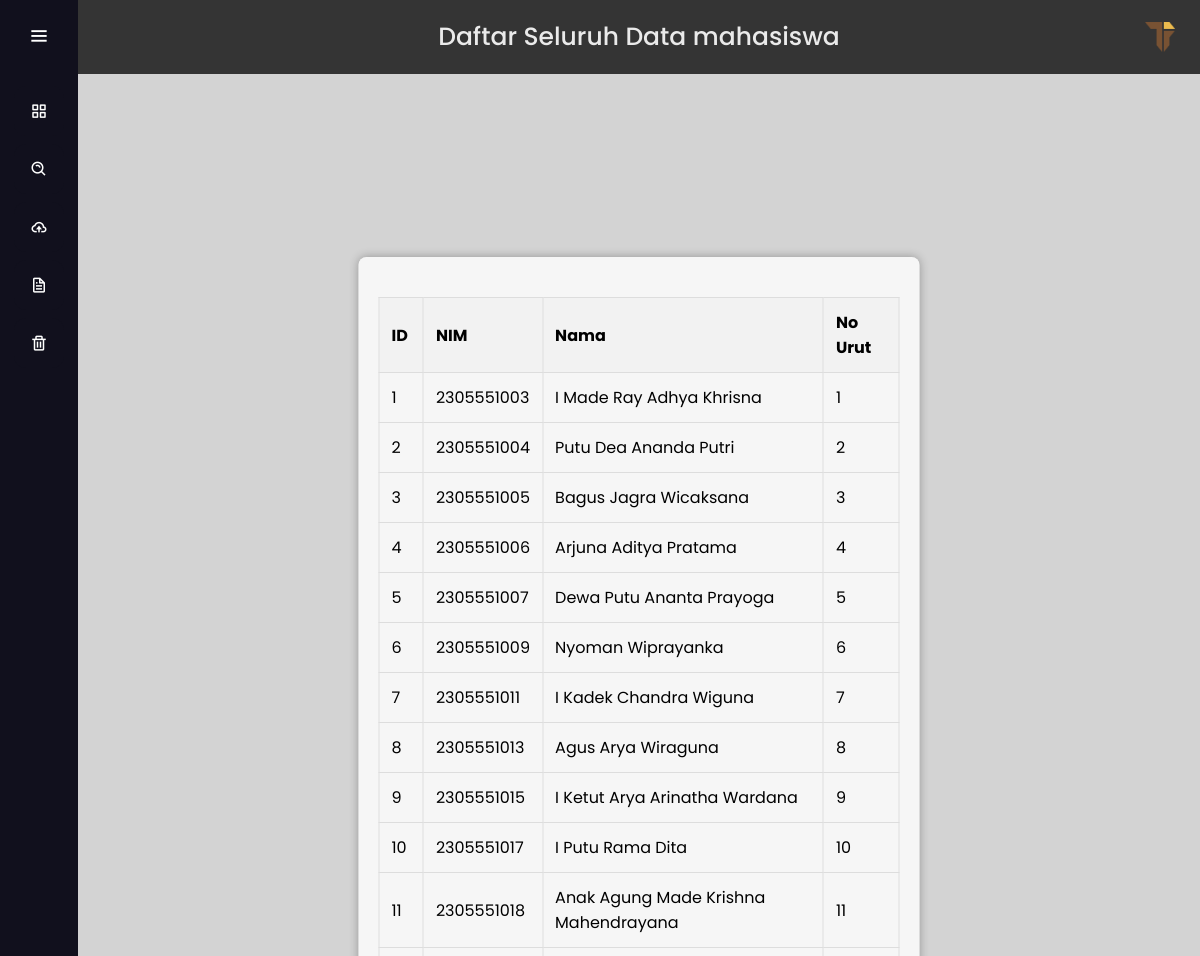
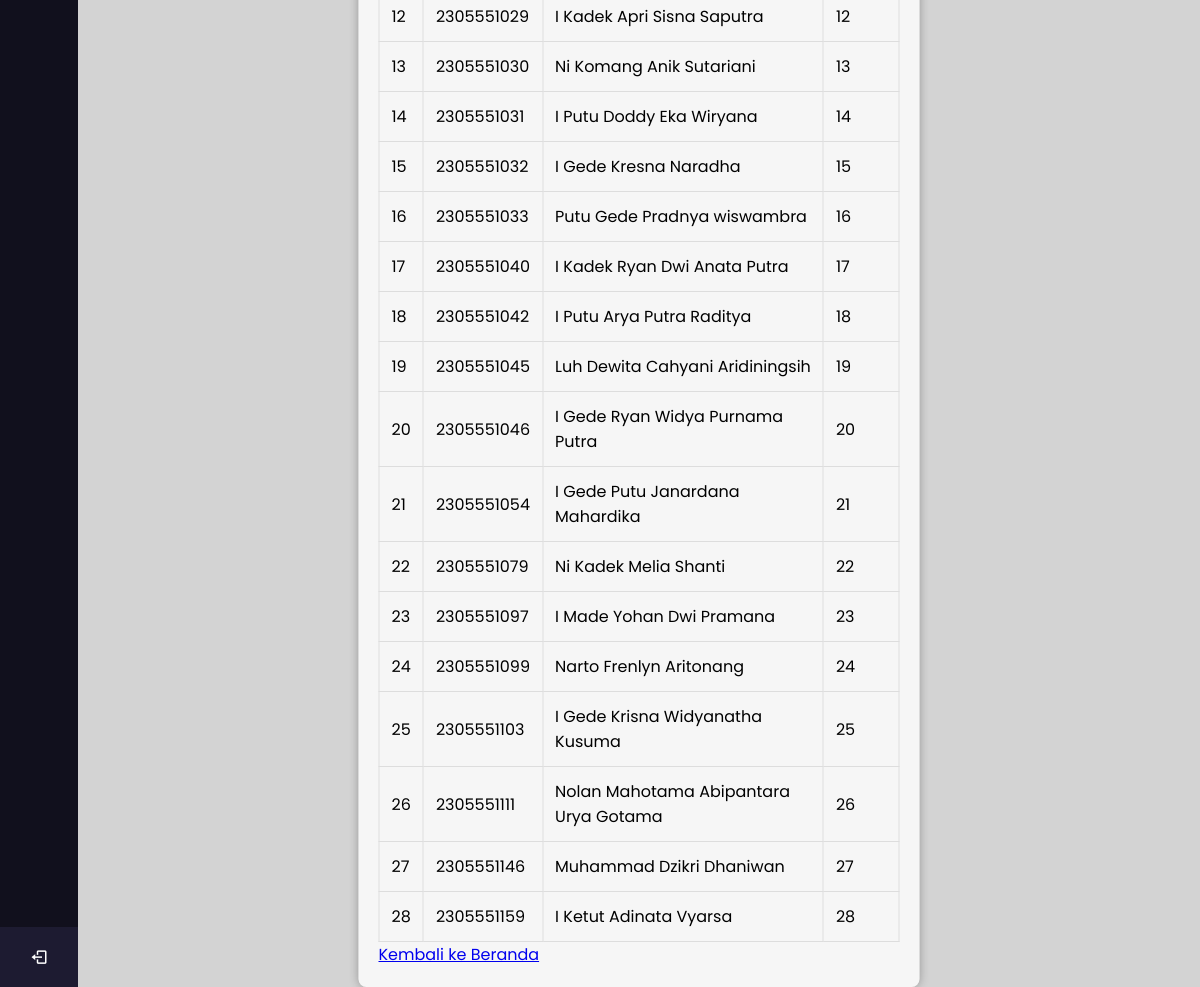
The page /files.php on the database its author committed (2 pictures, top to bottom).
### tables this page shows
CREATE TABLE datamahasiswa (
    id INT AUTO_INCREMENT PRIMARY KEY,
    nim VARCHAR(20),
    nama VARCHAR(100),
    No_urut INT
);

### files.php (the view, shortened to what this page needs)
<?php
$host = "localhost";
$user = "root";
$password = "";
$database = "dbdatamahasiswa";
$koneksi = mysqli_connect($host, $user, $password, $database);
$sql = "SELECT * FROM datamahasiswa";
$result = $koneksi->query($sql);
?>
<!DOCTYPE html>
<html lang="en" dir="ltr">
<head>
  <link rel="stylesheet" href="style.css">
  <link href='https://unpkg.com/boxicons@2.0.7/css/boxicons.min.css' rel='stylesheet'>
</head>
<body style="background-color:lightgrey">
<div class="container">
  <div class="sidebar">
    <div class="logo-details">
      <i class='bx bx-menu' id="btn"></i></img>
    </div>
    <ul class="nav-list">
      <li>
        <a href="index2.php #home-section">
          <i class='bx bx-grid-alt'></i>
        </a>
      </li>
      <li>
        <a href="index2.php #search-section">
          <i class='bx bx-search-alt'></i>
        </a>
      </li>
      <li>
        <a href="index2.php #input-section">
          <i class='bx bx-cloud-upload'></i>
        </a>
      </li>
      <li>
        <a href="index2.php #edit-section">
          <i class='bx bx-file'></i>
        </a>
      </li>
      <li>
        <a href="index2.php #delete-section">
          <i class='bx bx-trash'></i>
        </a>
      </li>
      <li class="profile">
        <div class="profile-details">
          <div class="name_job">
            <div class="name">wiragua</div>
            <div class="job">Web designer</div>
          </div>
        </div>
        <a href="index.php">
        <i class='bx bx-log-out' id="log_out"></i>
</a>
      </li>
    </ul>
  </div>
  <section id="home-section">
    <div class="home-section">
      <div class="menu-item">
        <img src="poto/pngwing.com.png" class="icon"></img>
        <div class="text">
        Daftar Seluruh Data mahasiswa
</div>
</div>
<div class="result-container" stylesheet="style.css" style="top: 1100px;">
        <?php
        if ($result->num_rows > 0) {
            echo "<table border='1'>
                    <tr>
                        <th>ID</th>
                        <th>NIM</th>
                        <th>Nama</th>
                        <th>No Urut</th>
                    </tr>";
            while ($row = $result->fetch_assoc()) {
                echo "<tr>
                        <td>" . $row["id"] . "</td>
                        <td>" . $row["nim"] . "</td>
                        <td>" . $row["nama"] . "</td>
                        <td>" . $row["No_urut"] . "</td>
                      </tr>";
            }
            echo "</table>";
        } else {
            echo "Tidak ada data mahasiswa.";
        }
        ?>
        <a href="index2.php">Kembali ke Beranda</a>
</div>
</body>
</html>

### style.css (style rules this page uses)
* { margin: 0; padding: 0; box-sizing: border-box; font-family: "Poppins" , sans-serif; }
body { overflow: hidden; }
.home-section, #search-section, #input-section, #edit-section { overflow-y: auto; }
.sidebar { position: fixed; left: 0; top: 0; height: 100%; width: 78px; background: #11101D; padding: 6px 14px; z-index: 99; transition: all 0.5s ease; }
.sidebar .logo-details { height: 60px; display: grid; align-items: center; position: relative; }
.sidebar .logo-details #btn { position: absolute; top: 50%; right: 0; transform: translateY(-50%); font-size: 22px; transition: all 0.4s ease; font-size: 23px; text-align: center; cursor: pointer; transition: all 0.5s ease; }
.sidebar i { color: #fff; height: 60px; min-width: 50px; font-size: 28px; text-align: center; line-height: 60px; }
.sidebar .nav-list { margin-top: 20px; height: 100%; }
.sidebar li { position: relative; margin: 8px 0; list-style: none; }
.sidebar li a { display: flex; height: 100%; width: 100%; border-radius: 12px; align-items: center; text-decoration: none; transition: all 0.4s ease; background: #11101D; }
.sidebar li i { height: 50px; line-height: 50px; font-size: 18px; border-radius: 12px; }
.sidebar li.profile { position: fixed; height: 60px; width: 78px; left: 0; bottom: -8px; padding: 10px 14px; background: #1d1b31; transition: all 0.5s ease; overflow: hidden; }
.sidebar li .profile-details { display: flex; align-items: center; flex-wrap: nowrap; }
.sidebar li.profile .name, .sidebar li.profile .job { font-size: 15px; font-weight: 400; color: #fff; white-space: nowrap; }
.sidebar li.profile .job { font-size: 12px; }
.sidebar .profile #log_out { position: absolute; top: 50%; right: 0; transform: translateY(-50%); background: #1d1b31; width: 100%; height: 60px; line-height: 60px; border-radius: 0px; transition: all 0.5s ease; }
.home-section { background-size: cover; position: relative; min-height: 100vh; top: 0; left: 78px; width: calc(100% - 78px); transition: all 0.5s ease; z-index: 2; }
.home-section .menu-item .text { display: inline-block; color: #eaeaea; font-size: 25px; font-weight: 500; margin: 18px; }
.home-section .icon { width: 30px; height: 30px; position: absolute; top: 22px; right: 25px; }
.home-section .menu-item { background-color: #343434; text-align:center; }
.result-container { position: absolute; top : 125%; left: 50%; transform: translate(-50%, -50%); background-color: rgba(255, 255, 255, 0.8); padding: 20px; border-radius: 8px; box-shadow: 0 0 10px rgba(0, 0, 0, 0.3); }
table { width: 100%; border-collapse: collapse; margin-top: 20px; }
th, td { padding: 12px; text-align: left; border: 1px solid #ddd; }
th { background-color: #f2f2f2; }
.result-container { max-width: 600px; margin: auto; }

### rows shown on the page
datamahasiswa: id "1", nim "2305551003", nama "I Made Ray Adhya Khrisna", No_urut "1"
datamahasiswa: id "2", nim "2305551004", nama "Putu Dea Ananda Putri", No_urut "2"
datamahasiswa: id "3", nim "2305551005", nama "Bagus Jagra Wicaksana", No_urut "3"
datamahasiswa: id "4", nim "2305551006", nama "Arjuna Aditya Pratama", No_urut "4"
datamahasiswa: id "5", nim "2305551007", nama "Dewa Putu Ananta Prayoga", No_urut "5"
datamahasiswa: id "6", nim "2305551009", nama "Nyoman Wiprayanka", No_urut "6"
datamahasiswa: id "7", nim "2305551011", nama "I Kadek Chandra Wiguna", No_urut "7"
datamahasiswa: id "8", nim "2305551013", nama "Agus Arya Wiraguna", No_urut "8"
datamahasiswa: id "9", nim "2305551015", nama "I Ketut Arya Arinatha Wardana", No_urut "9"
datamahasiswa: id "10", nim "2305551017", nama "I Putu Rama Dita", No_urut "10"
datamahasiswa: id "11", nim "2305551018", nama "Anak Agung Made Krishna Mahendrayana", No_urut "11"
datamahasiswa: id "12", nim "2305551029", nama "I Kadek Apri Sisna Saputra", No_urut "12"
datamahasiswa: id "13", nim "2305551030", nama "Ni Komang Anik Sutariani", No_urut "13"
datamahasiswa: id "14", nim "2305551031", nama "I Putu Doddy Eka Wiryana", No_urut "14"
datamahasiswa: id "15", nim "2305551032", nama "I Gede Kresna Naradha", No_urut "15"
datamahasiswa: id "16", nim "2305551033", nama "Putu Gede Pradnya wiswambra", No_urut "16"
datamahasiswa: id "17", nim "2305551040", nama "I Kadek Ryan Dwi Anata Putra", No_urut "17"
datamahasiswa: id "18", nim "2305551042", nama "I Putu Arya Putra Raditya", No_urut "18"
datamahasiswa: id "19", nim "2305551045", nama "Luh Dewita Cahyani Aridiningsih", No_urut "19"
datamahasiswa: id "20", nim "2305551046", nama "I Gede Ryan Widya Purnama Putra", No_urut "20"
datamahasiswa: id "21", nim "2305551054", nama "I Gede Putu Janardana Mahardika", No_urut "21"
datamahasiswa: id "22", nim "2305551079", nama "Ni Kadek Melia Shanti", No_urut "22"
datamahasiswa: id "23", nim "2305551097", nama "I Made Yohan Dwi Pramana", No_urut "23"
datamahasiswa: id "24", nim "2305551099", nama "Narto Frenlyn Aritonang", No_urut "24"
datamahasiswa: id "25", nim "2305551103", nama "I Gede Krisna Widyanatha Kusuma", No_urut "25"
datamahasiswa: id "26", nim "2305551111", nama "Nolan Mahotama Abipantara Urya Gotama", No_urut "26"
datamahasiswa: id "27", nim "2305551146", nama "Muhammad Dzikri Dhaniwan", No_urut "27"
datamahasiswa: id "28", nim "2305551159", nama "I Ketut Adinata Vyarsa", No_urut "28"
